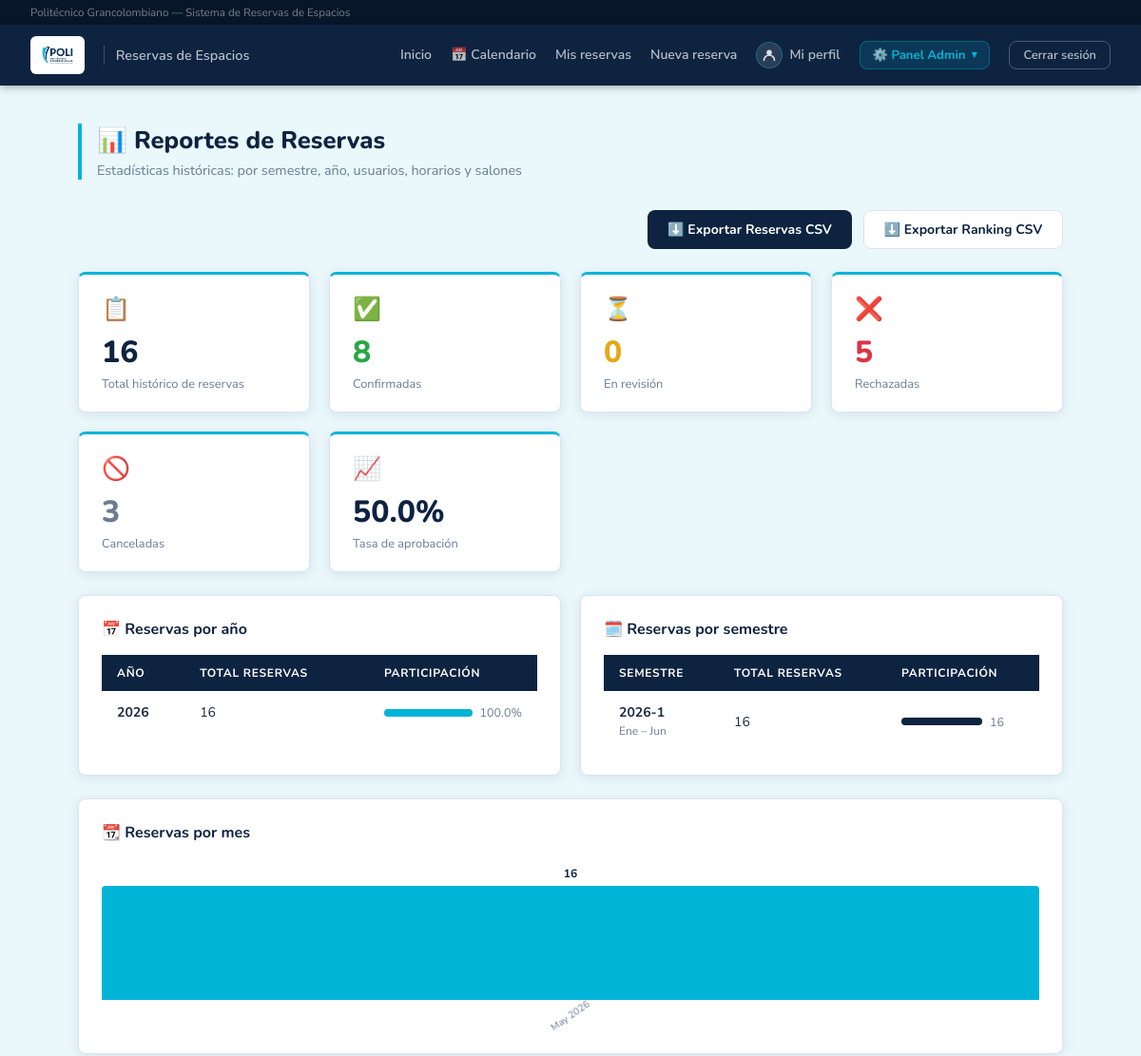
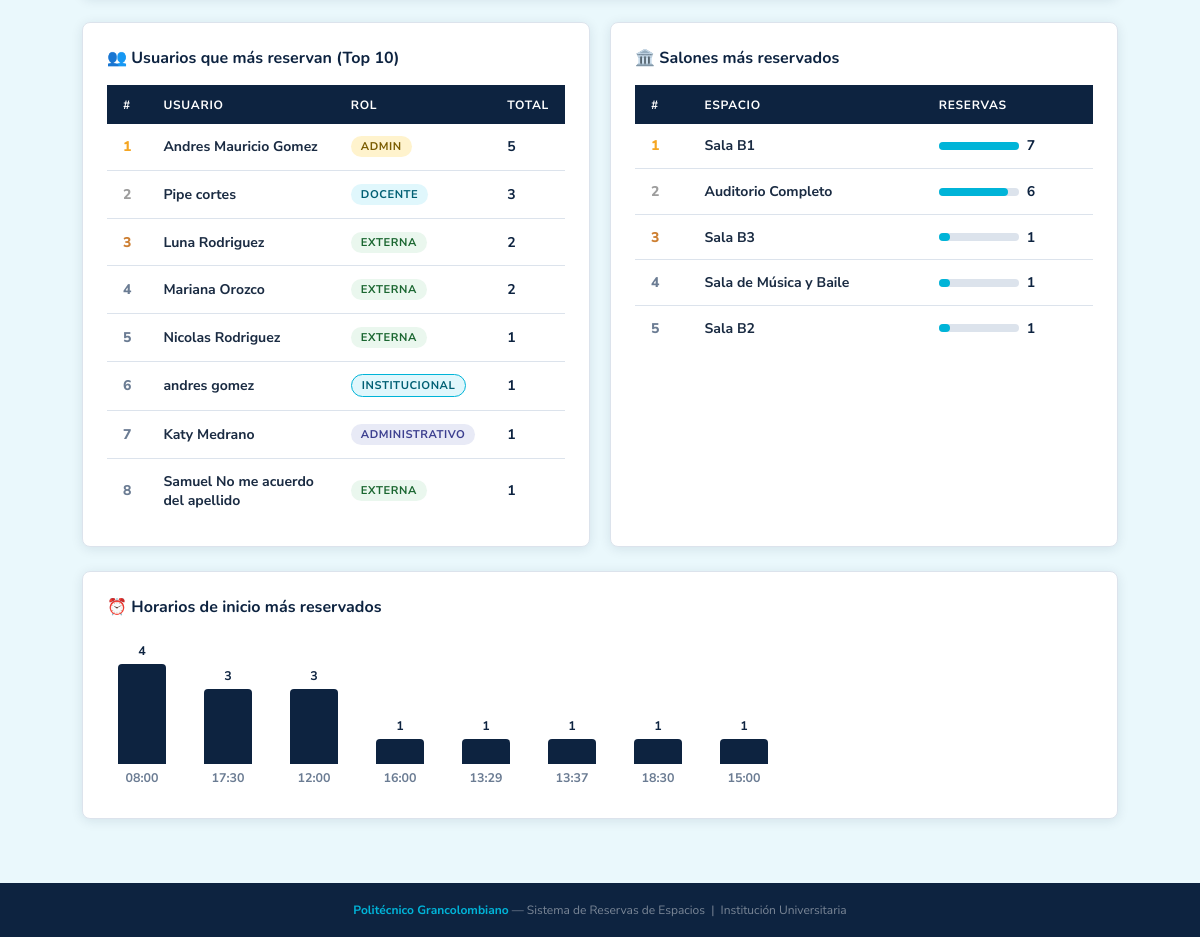
The app's page /admin/reportes/reservas (signed in) with its own data (2 pictures, top to bottom).
### database.py (models this page shows, shortened)
class Usuario(Base):
    __tablename__ = "usuario"
    id         = Column(Integer, primary_key=True, autoincrement=True)
    nombre     = Column(String, nullable=False)
    correo     = Column(String, nullable=False, unique=True)
    contrasena = Column(String, nullable=False)
    rol        = Column(String, nullable=False)  # 'docente' | 'administrativo' | 'externa' | 'admin' | 'logistica'
    activo  = Column(Boolean, default=True, nullable=False)   # False = cuenta desactivada
    strikes = Column(Integer, default=0,    nullable=False)   # Reportes asignados por el admin
    cod_docente  = Column(String,  nullable=True)
    departamento = Column(String,  nullable=True)
    dependencia = Column(String, nullable=True)
    empresa  = Column(String, nullable=True)
    telefono = Column(String, nullable=True)
    reservas = relationship("Reserva", back_populates="usuario", foreign_keys="Reserva.usuario_id")
    sanciones_recibidas = relationship(
        "Sancion",
        foreign_keys="Sancion.usuario_id",
        back_populates="usuario",
    )
    sanciones_aplicadas = relationship(
        "Sancion",
        foreign_keys="Sancion.admin_id",
        back_populates="admin",
    )
    __mapper_args__ = {
        "polymorphic_on": rol,
        "polymorphic_identity": "usuario",
    }

class Docente(Usuario):
    __mapper_args__ = {"polymorphic_identity": "docente"}

class Espacio(Base):
    __tablename__ = "espacio"
    id        = Column(Integer, primary_key=True, autoincrement=True)
    nombre    = Column(String,  nullable=False)
    capacidad = Column(Integer, nullable=False)
    costo_externo = Column(Numeric(12, 2), nullable=True)
    reservas  = relationship("Reserva", secondary=reserva_espacio, back_populates="espacios")

### app.py (the view)
@app.route("/admin/reportes/reservas")
@requiere_login
@requiere_admin
@proteger_db
def admin_reportes_reservas():
    u = usuario_logueado()
    todas = db.query(Reserva).order_by(Reserva.fecha.asc()).all()
    por_anio = defaultdict(int)
    for r in todas:
        por_anio[r.fecha.year] += 1
    por_anio = dict(sorted(por_anio.items()))
    por_semestre = defaultdict(int)
    for r in todas:
        por_semestre[_semestre_de_fecha(r.fecha)] += 1
    por_semestre = dict(sorted(por_semestre.items()))
    por_mes = defaultdict(int)
    for r in todas:
        clave = (r.fecha.year, r.fecha.month)
        por_mes[clave] += 1
    por_mes = {_mes_label(k[0], k[1]): v for k, v in sorted(por_mes.items())}
    conteo_usuario = defaultdict(int)
    nombre_usuario = {}
    rol_usuario = {}
    for r in todas:
        if r.usuario:
            conteo_usuario[r.usuario_id] += 1
            nombre_usuario[r.usuario_id] = r.usuario.nombre
            rol_usuario[r.usuario_id] = r.usuario.rol
    top_usuarios = sorted(conteo_usuario.items(), key=lambda x: x[1], reverse=True)[:10]
    top_usuarios = [
        {"nombre": nombre_usuario[uid], "rol": rol_usuario[uid], "total": total}
        for uid, total in top_usuarios
    ]
    conteo_horario = defaultdict(int)
    for r in todas:
        if r.hora_inicio:
            conteo_horario[r.hora_inicio.strftime("%H:%M")] += 1
    top_horarios = sorted(conteo_horario.items(), key=lambda x: x[1], reverse=True)[:8]
    conteo_espacio = defaultdict(int)
    for r in todas:
        for e in r.espacios:
            conteo_espacio[e.nombre] += 1
    top_espacios = sorted(conteo_espacio.items(), key=lambda x: x[1], reverse=True)
    total_reservas  = len(todas)
    total_aprobadas = sum(1 for r in todas if r.estado == "aprobada")
    total_pend      = sum(1 for r in todas if r.estado == "pendiente")
    total_rechaz    = sum(1 for r in todas if r.estado == "rechazada")
    total_cancel    = sum(1 for r in todas if r.estado == "cancelada")
    return render_template(
        "admin_reportes_reservas.html",
        usuario=u,
        total_reservas=total_reservas,
        total_aprobadas=total_aprobadas,
        total_pend=total_pend,
        total_rechaz=total_rechaz,
        total_cancel=total_cancel,
        por_anio=por_anio,
        por_semestre=por_semestre,
        por_mes=por_mes,
        top_usuarios=top_usuarios,
        top_horarios=top_horarios,
        top_espacios=top_espacios,
    )

### templates/admin_reportes_reservas.html (shortened to what this page needs)
{% extends "base.html" %}
{% block content %}
<div class="page-header">
  <h1>📊 Reportes de Reservas</h1>
  <p>Estadísticas históricas: por semestre, año, usuarios, horarios y salones</p>
</div>
<div style="display:flex; gap:.75rem; flex-wrap:wrap; margin-bottom:1.5rem; justify-content:flex-end;">
  <a href="{{ url_for('admin_exportar_csv_reservas') }}" class="btn btn-navy">⬇️ Exportar Reservas CSV</a>
  <a href="{{ url_for('admin_exportar_csv_ranking') }}" class="btn btn-secondary">⬇️ Exportar Ranking CSV</a>
</div>
<div class="grid grid-3" style="margin-bottom:1.5rem;">
  <div class="card stat stat-accent">
    <div class="stat-icon">📋</div>
    <div class="stat-value">{{ total_reservas }}</div>
    <div class="stat-label">Total histórico de reservas</div>
  </div>
  <div class="card stat stat-accent">
    <div class="stat-icon">✅</div>
    <div class="stat-value" style="color:var(--success);">{{ total_aprobadas }}</div>
    <div class="stat-label">Confirmadas</div>
  </div>
  <div class="card stat stat-accent">
    <div class="stat-icon">⏳</div>
    <div class="stat-value" style="color:var(--warning);">{{ total_pend }}</div>
    <div class="stat-label">En revisión</div>
  </div>
  <div class="card stat stat-accent">
    <div class="stat-icon">❌</div>
    <div class="stat-value" style="color:var(--danger);">{{ total_rechaz }}</div>
    <div class="stat-label">Rechazadas</div>
  </div>
  <div class="card stat stat-accent">
    <div class="stat-icon">🚫</div>
    <div class="stat-value" style="color:var(--muted);">{{ total_cancel }}</div>
    <div class="stat-label">Canceladas</div>
  </div>
  {% if total_reservas > 0 %}
  <div class="card stat stat-accent">
    <div class="stat-icon">📈</div>
    <div class="stat-value">{{ ((total_aprobadas / total_reservas) * 100) | round(1) }}%</div>
    <div class="stat-label">Tasa de aprobación</div>
  </div>
  {% endif %}
</div>
<div class="grid grid-2" style="margin-bottom:1.5rem;">
  <div class="card">
    <div class="card-title">📅 Reservas por año</div>
    {% if por_anio %}
    <table>
      <thead><tr><th>Año</th><th>Total reservas</th><th>Participación</th></tr></thead>
      <tbody>
        {% for anio, total in por_anio.items() %}
        <tr>
          <td><strong>{{ anio }}</strong></td>
          <td>{{ total }}</td>
          <td>
            <div style="display:flex; align-items:center; gap:.5rem;">
              <div style="flex:1; background:var(--border); border-radius:4px; height:8px;">
                <div style="width:{{ ((total / total_reservas) * 100)|round }}%; background:var(--cyan); border-radius:4px; height:8px;"></div>
              </div>
              <span style="font-size:.78rem; color:var(--muted); min-width:36px;">{{ ((total / total_reservas) * 100)|round(1) }}%</span>
            </div>
          </td>
        </tr>
        {% endfor %}
      </tbody>
    </table>
    {% else %}
    <p style="color:var(--muted); text-align:center; padding:1rem 0;">Sin datos.</p>
    {% endif %}
  </div>
  <div class="card">
    <div class="card-title">🗓️ Reservas por semestre</div>
    {% if por_semestre %}
    <table>
      <thead><tr><th>Semestre</th><th>Total reservas</th><th>Participación</th></tr></thead>
      <tbody>
        {% set max_sem = por_semestre.values() | max %}
        {% for sem, total in por_semestre.items() %}
        <tr>
          <td>
            <strong>{{ sem }}</strong><br>
            <span style="font-size:.75rem; color:var(--muted);">
              {% if sem.endswith('-1') %}Ene – Jun{% else %}Jul – Dic{% endif %}
            </span>
          </td>
          <td>{{ total }}</td>
          <td>
            <div style="display:flex; align-items:center; gap:.5rem;">
              <div style="flex:1; background:var(--border); border-radius:4px; height:8px;">
                <div style="width:{{ ((total / max_sem) * 100)|round }}%; background:var(--navy); border-radius:4px; height:8px;"></div>
              </div>
              <span style="font-size:.78rem; color:var(--muted); min-width:36px;">{{ total }}</span>
            </div>
          </td>
        </tr>
        {% endfor %}
      </tbody>
    </table>
    {% else %}
    <p style="color:var(--muted); text-align:center; padding:1rem 0;">Sin datos.</p>
    {% endif %}
  </div>
</div>
{% if por_mes %}
<div class="card" style="margin-bottom:1.5rem;">
  <div class="card-title">📆 Reservas por mes</div>
  {% set max_mes = por_mes.values() | max %}
  <div style="overflow-x:auto;">
    <div style="display:flex; gap:.5rem; align-items:flex-end; min-width:600px; padding:.5rem 0;">
      {% for mes, total in por_mes.items() %}
      <div style="flex:1; display:flex; flex-direction:column; align-items:center; gap:.3rem;">
        <span style="font-size:.75rem; font-weight:700; color:var(--navy);">{{ total }}</span>
        <div style="width:100%; background:var(--cyan); border-radius:4px 4px 0 0; height:{{ [((total / max_mes) * 120)|round, 8]|max }}px; min-height:8px;"></div>
        <span style="font-size:.65rem; color:var(--muted); text-align:center; transform:rotate(-35deg); display:block; white-space:nowrap; margin-top:.3rem;">{{ mes }}</span>
      </div>
      {% endfor %}
    </div>
  </div>
</div>
{% endif %}
<div class="grid grid-2" style="margin-bottom:1.5rem;">
  <div class="card">
    <div class="card-title">👥 Usuarios que más reservan (Top 10)</div>
    {% if top_usuarios %}
    <table>
      <thead><tr><th>#</th><th>Usuario</th><th>Rol</th><th>Total</th></tr></thead>
      <tbody>
        {% for u_data in top_usuarios %}
        <tr>
          <td style="font-weight:800; color:{% if loop.index == 1 %}#f5a623{% elif loop.index == 2 %}#9e9e9e{% elif loop.index == 3 %}#cd7f32{% else %}var(--muted){% endif %};">
            {{ loop.index }}
          </td>
          <td><strong>{{ u_data.nombre }}</strong></td>
          <td>
            <span class="pill pill-{{ u_data.rol }}">{{ u_data.rol }}</span>
          </td>
          <td>
            <strong style="color:var(--navy);">{{ u_data.total }}</strong>
          </td>
        </tr>
        {% endfor %}
      </tbody>
    </table>
    {% else %}
    <p style="color:var(--muted); text-align:center; padding:1rem 0;">Sin datos.</p>
    {% endif %}
  </div>
  <div class="card">
    <div class="card-title">🏛️ Salones más reservados</div>
    {% if top_espacios %}
    {% set max_esp = top_espacios | map(attribute=1) | max %}
    <table>
      <thead><tr><th>#</th><th>Espacio</th><th>Reservas</th></tr></thead>
      <tbody>
        {% for nombre, total in top_espacios %}
        <tr>
          <td style="font-weight:800; color:{% if loop.index == 1 %}#f5a623{% elif loop.index == 2 %}#9e9e9e{% elif loop.index == 3 %}#cd7f32{% else %}var(--muted){% endif %};">
            {{ loop.index }}
          </td>
          <td><strong>{{ nombre }}</strong></td>
          <td>
            <div style="display:flex; align-items:center; gap:.5rem;">
              <div style="width:80px; background:var(--border); border-radius:4px; height:8px;">
                <div style="width:{{ ((total / max_esp) * 100)|round }}%; background:var(--cyan); border-radius:4px; height:8px;"></div>
              </div>
              <span style="font-weight:700; color:var(--navy);">{{ total }}</span>
            </div>
          </td>
        </tr>
        {% endfor %}
      </tbody>
    </table>
    {% else %}
    <p style="color:var(--muted); text-align:center; padding:1rem 0;">Sin datos.</p>
    {% endif %}
  </div>
</div>
{% if top_horarios %}
<div class="card" style="margin-bottom:1.5rem;">
  <div class="card-title">⏰ Horarios de inicio más reservados</div>
  {% set max_hora = top_horarios | map(attribute=1) | max %}
  <div style="display:flex; gap:1rem; flex-wrap:wrap; align-items:flex-end; padding:.5rem 0;">
    {% for hora, total in top_horarios %}
    <div style="display:flex; flex-direction:column; align-items:center; gap:.3rem; min-width:70px;">
      <span style="font-size:.78rem; font-weight:700; color:var(--navy);">{{ total }}</span>
      <div style="width:48px; background:var(--navy); border-radius:4px 4px 0 0; height:{{ [((total / max_hora) * 100)|round, 8]|max }}px; min-height:8px;"></div>
      <span style="font-size:.78rem; font-weight:700; color:var(--muted);">{{ hora }}</span>
    </div>
    {% endfor %}
  </div>
</div>
{% endif %}
{% endblock %}

### records on screen
Docente: nombre "Andres Mauricio Gomez", rol "ADMIN", total "5"
Docente: nombre "Pipe cortes", rol "DOCENTE", total "3"
Docente: nombre "Luna Rodriguez", rol "EXTERNA", total "2"
Docente: nombre "Mariana Orozco", rol "EXTERNA", total "2"
Docente: nombre "Nicolas Rodriguez", rol "EXTERNA", total "1"
Docente: nombre "andres gomez", rol "INSTITUCIONAL", total "1"
Docente: nombre "Katy Medrano", rol "ADMINISTRATIVO", total "1"
Docente: nombre "Samuel No me acuerdo del apellido", rol "EXTERNA", total "1"
Espacio: nombre "Sala B1", {{ ((total / max_esp) * 100)|round }} 100.0 (drawn), total "7"
Espacio: nombre "Auditorio Completo", {{ ((total / max_esp) * 100)|round }} 86.0 (drawn), total "6"
Espacio: nombre "Sala B3", {{ ((total / max_esp) * 100)|round }} 14.0 (drawn), total "1"
Espacio: nombre "Sala de Música y Baile", {{ ((total / max_esp) * 100)|round }} 14.0 (drawn), total "1"
Espacio: nombre "Sala B2", {{ ((total / max_esp) * 100)|round }} 14.0 (drawn), total "1"

### other values on screen
{{ total_reservas }} "16"
{{ total_aprobadas }} "8"
{{ total_pend }} "0"
{{ total_rechaz }} "5"
{{ total_cancel }} "3"
{{ ((total_aprobadas / total_reservas) * 100) | round(1) }} "50.0"
{{ anio }} "2026"
{{ total }} "16"
{{ ((total / total_reservas) * 100)|round(1) }} "100.0"
{{ sem }} "2026-1"
{{ mes }} "May 2026"
{{ total }} "4" "3" "3" "1" "1" "1" "1" "1"
{{ hora }} "08:00" "17:30" "12:00" "16:00" "13:29" "13:37" "18:30" "15:00"
